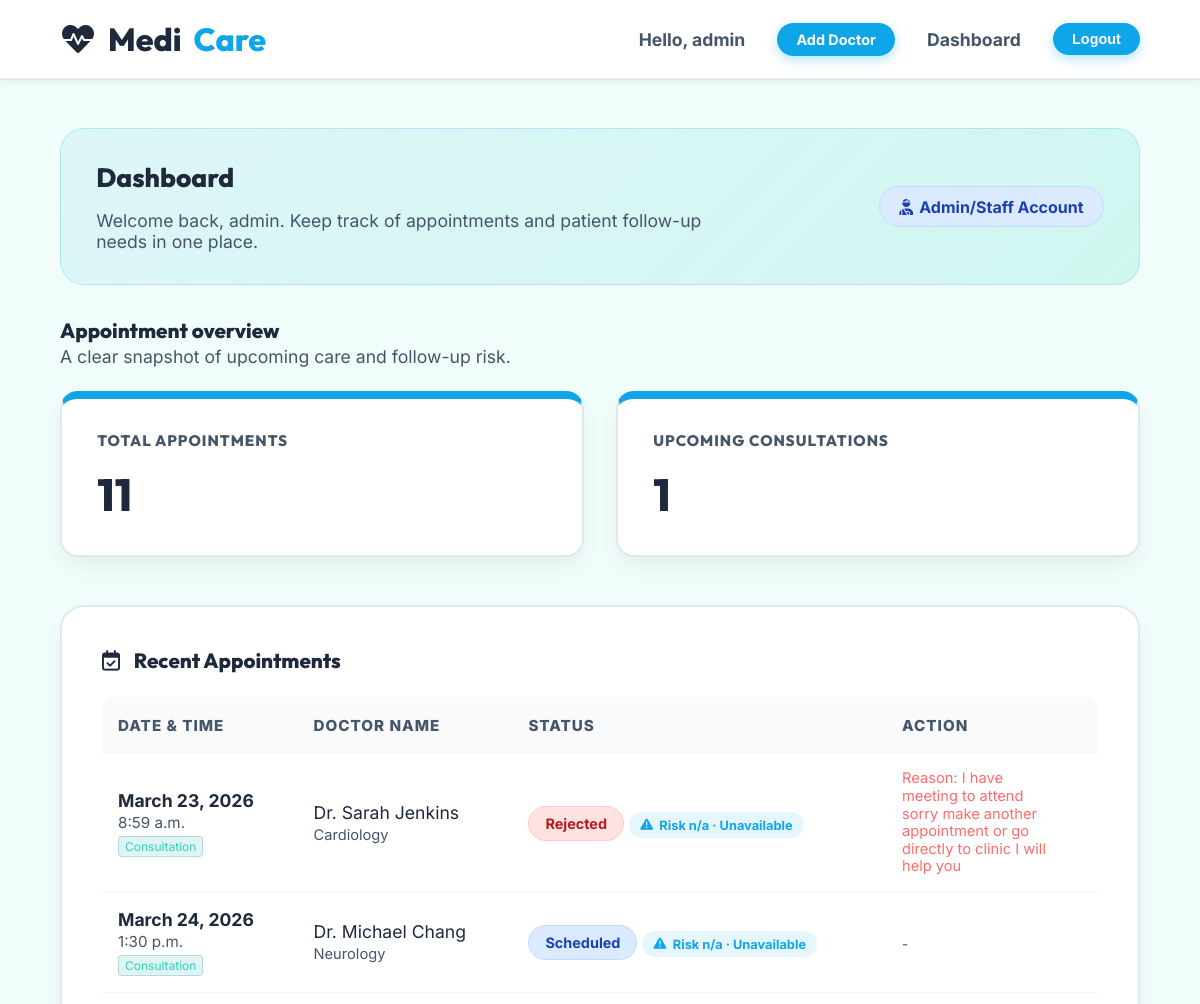
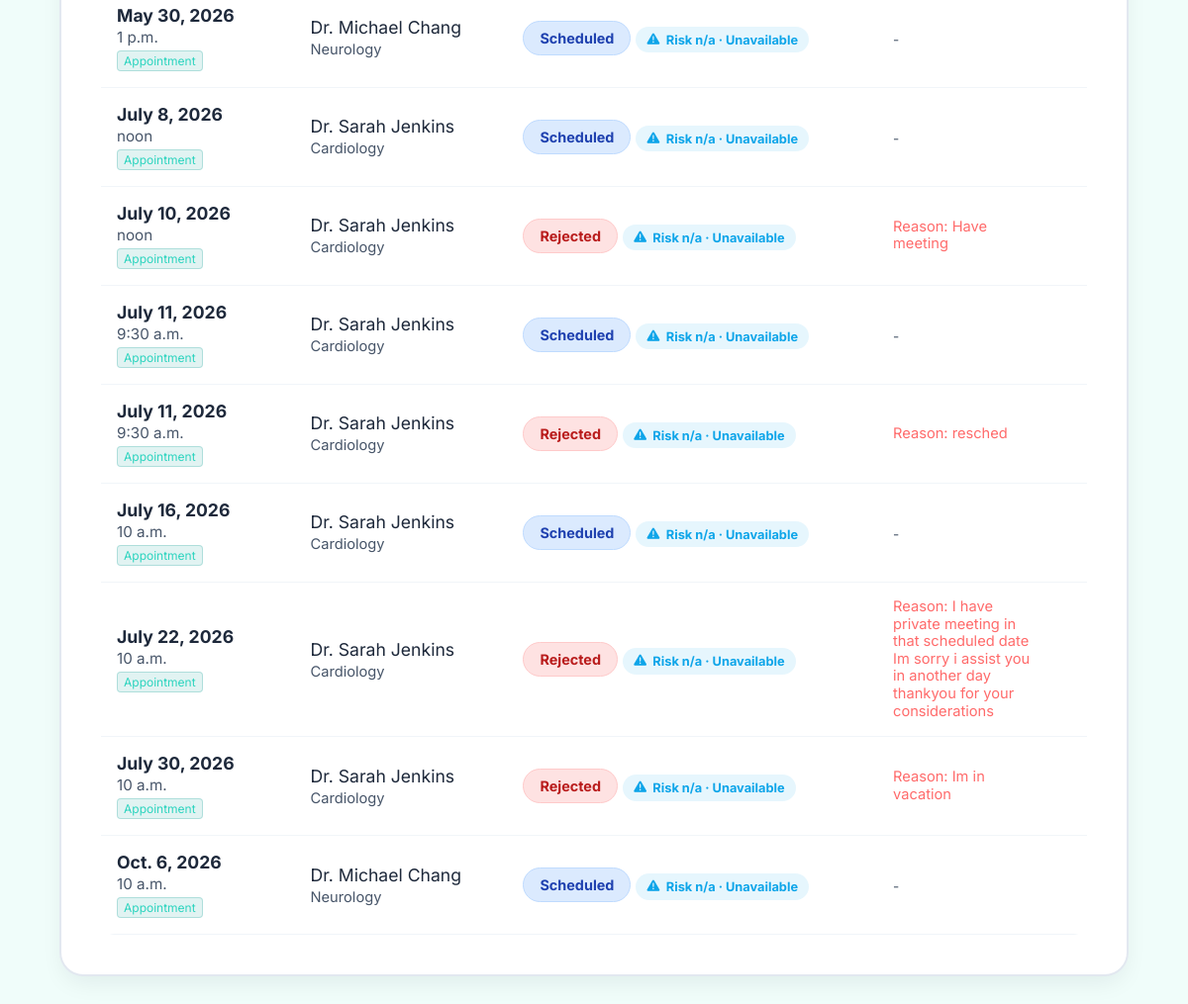
/ (signed in), run on the app's committed database (2 pictures, top to bottom).
### core/models.py (models this page shows, shortened)
class User(AbstractUser):
    is_patient = models.BooleanField(default=False)
    is_doctor = models.BooleanField(default=False)

class Appointment(models.Model):
    STATUS_CHOICES = [
        ('Pending', 'Pending'),
        ('Scheduled', 'Scheduled'),
        ('Completed', 'Completed'),
        ('Cancelled', 'Cancelled'),
        ('Rejected', 'Rejected')
    ]
    TYPE_CHOICES = [
        ('Consultation', 'Consultation'),
        ('Appointment', 'Appointment')
    ]
    doctor = models.ForeignKey(DoctorProfile, on_delete=models.CASCADE, related_name='appointments')
    patient = models.ForeignKey(PatientProfile, on_delete=models.CASCADE, related_name='appointments')
    appointment_type = models.CharField(max_length=20, choices=TYPE_CHOICES, default='Consultation')
    date = models.DateField()
    time = models.TimeField()
    status = models.CharField(max_length=20, choices=STATUS_CHOICES, default='Pending')
    notes = models.TextField(blank=True)
    rejection_reason = models.TextField(blank=True)

class DoctorProfile(models.Model):
    user = models.OneToOneField(User, on_delete=models.CASCADE, related_name='doctor_profile')
    specialty = models.CharField(max_length=100)
    contact_number = models.CharField(max_length=20, blank=True)

### core/views.py (the view)
# urls.py: path('', views.dashboard_view, name='home'),
@login_required
def dashboard_view(request):
    user = request.user
    appointments = []
    if user.is_doctor:
        appointments = user.doctor_profile.appointments.all().order_by('date', 'time')
    elif user.is_patient:
        appointments = user.patient_profile.appointments.all().order_by('date', 'time')
    else:
        appointments = Appointment.objects.all().order_by('date', 'time')
    appointment_risk_data = []
    for appointment in appointments:
        patient = appointment.patient
        patient_user = patient.user
        try:
            birth_year = patient.date_of_birth.year if patient.date_of_birth else patient_user.date_joined.year
            age = max(0, date.today().year - birth_year)
            risk_probability = predict_no_show_risk(
                age=age,
                gender=patient.gender,
                neighbourhood=patient.neighbourhood,
                scholarship=patient.scholarship,
                hypertension=patient.hypertension,
                diabetes=patient.diabetes,
                alcoholism=patient.alcoholism,
                handicap=patient.handicap,
                sms_received=patient.sms_received,
                appointment_date=appointment.date,
            )
            appointment_risk_data.append({
                'appointment': appointment,
                'risk_probability': round(risk_probability, 3),
                'risk_level': get_risk_level(risk_probability),
            })
        except Exception:
            appointment_risk_data.append({
                'appointment': appointment,
                'risk_probability': None,
                'risk_level': 'Unavailable',
            })
    context = {
        'appointments': appointments,
        'total_appointments': appointments.count(),
        'upcoming_appointments': appointments.filter(appointment_type='Consultation', status__in=['Pending', 'Scheduled']).count(),
        'appointment_risk_data': appointment_risk_data,
    }
    return render(request, 'core/dashboard.html', context)

### core/ml.py (called while the page is built)
def _load_model() -> dict[str, Any]:
    if not MODEL_PATH.exists():
        raise FileNotFoundError(
            "The trained appointment model was not found. Run python train_appointment_model.py first."
        )
    with open(MODEL_PATH, "rb") as handle:
        payload = pickle.load(handle)
    if isinstance(payload, dict) and "model" in payload and "columns" in payload:
        return payload
    raise ValueError("The saved model file is not in the expected format.")

def predict_no_show_risk(
    age: int,
    gender: str,
    neighbourhood: str,
    scholarship: bool,
    hypertension: bool,
    diabetes: bool,
    alcoholism: bool,
    handicap: int,
    sms_received: bool,
    appointment_date: date,
) -> float:
    return predict_no_show_risk_from_profile(
        age=age,
        gender=gender,
        neighbourhood=neighbourhood,
        scholarship=scholarship,
        hypertension=hypertension,
        diabetes=diabetes,
        alcoholism=alcoholism,
        handicap=handicap,
        sms_received=sms_received,
        appointment_date=appointment_date,
    )

### templates/core/dashboard.html (shortened to what this page needs)
{% extends 'base.html' %}
{% block content %}
<div class="dashboard-container fade-in">
    <div class="dashboard-hero">
        <div>
            <h2>Dashboard</h2>
            <p style="color: var(--text-secondary); margin: 0; max-width: 650px;">
                Welcome back, {% if user.is_doctor %}Dr. {% endif %}{{ user.first_name|default:user.username }}. Keep track of appointments and patient follow-up needs in one place.
            </p>
        </div>
        <div style="display: flex; gap: 1rem; align-items: center; flex-wrap: wrap;">
            <span class="badge badge-scheduled" style="font-size: 1rem; padding: 0.6rem 1.2rem;">
                <i class="fa-solid fa-user-{% if user.is_doctor %}md{% else %}injured{% endif %}"></i>
                {% if user.is_doctor %}Doctor Account{% elif user.is_patient %}Patient Account{% else %}Admin/Staff Account{% endif %}
            </span>
        </div>
    </div>
    <div class="dashboard-header">
        <div>
            <h3 style="margin-bottom: 0.2rem;">Appointment overview</h3>
            <p style="color: var(--text-secondary); margin: 0;">A clear snapshot of upcoming care and follow-up risk.</p>
        </div>
    </div>
    <div class="dashboard-stats fade-in">
        <div class="glass-panel stat-card">
            <h3>{% if user.is_doctor %}Total Patients{% else %}Total Appointments{% endif %}</h3>
            <div class="stat-value">{{ total_appointments|default:"0" }}</div>
        </div>
        <div class="glass-panel stat-card">
            <h3>Upcoming Consultations</h3>
            <div class="stat-value">{{ upcoming_appointments|default:"0" }}</div>
        </div>
    </div>
    <div class="glass-panel fade-in">
        <h3 style="margin-bottom: 1.5rem;"><i class="fa-regular fa-calendar-check" style="margin-right: 10px;"></i> Recent Appointments</h3>
        {% if appointments %}
        <div class="data-table-container">
            <table class="data-table">
                <thead>
                    <tr>
                        <th>Date & Time</th>
                        {% if user.is_doctor %}
                        <th>Patient Name</th>
                        {% else %}
                        <th>Doctor Name</th>
                        {% endif %}
                        <th>Status</th>
                        <th>Action</th>
                    </tr>
                </thead>
                <tbody>
                    {% for appt in appointments %}
                    <tr>
                        <td>
                            <div style="font-weight: 700; color: var(--text-primary); font-size: 1.1rem;">{{ appt.date }}</div>
                            <div style="font-size: 0.95rem; color: var(--text-secondary); margin-top: 2px;">{{ appt.time }}</div>
                            <div style="font-size: 0.75rem; margin-top: 4px; padding: 2px 6px; background: rgba(58, 175, 169, 0.15); border: 1px solid rgba(58, 175, 169, 0.3); border-radius: 4px; display: inline-block; color: var(--accent-color);">{{ appt.appointment_type }}</div>
                        </td>
                        {% if user.is_doctor %}
                        <td>{{ appt.patient.user.first_name }} {{ appt.patient.user.last_name }}</td>
                        {% else %}
                        <td>Dr. {{ appt.doctor.user.first_name }} {{ appt.doctor.user.last_name }}<br><small style="color: var(--text-secondary);">{{ appt.doctor.specialty }}</small></td>
                        {% endif %}
                        <td>
                            <span class="badge badge-{{ appt.status|lower }}">{{ appt.status }}</span>
                            {% for item in appointment_risk_data %}
                                {% if item.appointment.id == appt.id %}
                                    <div class="risk-chip">
                                        <i class="fa-solid fa-triangle-exclamation"></i>
                                        Risk {{ item.risk_probability|default:"n/a" }} · {{ item.risk_level }}
                                    </div>
                                {% endif %}
                            {% endfor %}
                        </td>
                        <td>
                            {% if user.is_doctor and appt.status == 'Pending' %}
                            <div style="display: flex; gap: 5px;">
                                <a href="{% url 'update_appointment' appt.id 'accept' %}" class="btn-primary" style="padding: 0.4rem 0.8rem; font-size: 0.8rem; background: rgba(58, 175, 169, 0.2); border: 1px solid var(--accent-color); color: var(--accent-hover) !important;">Accept</a>
                                <a href="{% url 'update_appointment' appt.id 'reject' %}" class="btn-primary" style="padding: 0.4rem 0.8rem; font-size: 0.8rem; background: rgba(220, 53, 69, 0.2); border: 1px solid #ff6b6b; color: #ff6b6b !important;">Reject</a>
                            </div>
                            {% else %}
                                {% if appt.status == 'Rejected' %}
                                    <small style="color: #ff6b6b; display: block; max-width: 150px; line-height: 1.2;">Reason: {{ appt.rejection_reason }}</small>
                                {% else %}
                                    <span style="color: var(--text-secondary); font-size: 0.85rem;">-</span>
                                {% endif %}
                            {% endif %}
                        </td>
                    </tr>
                    {% endfor %}
                </tbody>
            </table>
        </div>
        {% else %}
        <div style="text-align: center; padding: 3rem 0; color: var(--text-secondary);">
            <i class="fa-regular fa-calendar-xmark" style="font-size: 3rem; margin-bottom: 1rem; opacity: 0.5;"></i>
            <p>No appointments found.</p>
        </div>
        {% endif %}
    </div>
</div>
{% endblock %}

### templates/base.html (shortened to what this page needs)
{% load static %}
<!DOCTYPE html>
<html lang="en">
<head>
    <link rel="stylesheet" href="{% static 'css/style.css' %}">
    <link href="https://cdnjs.cloudflare.com/ajax/libs/font-awesome/6.0.0/css/all.min.css" rel="stylesheet">
</head>
<body>
    <nav class="navbar fade-in">
        <a href="{% url 'dashboard' %}" class="navbar-brand">
            <i class="fa-solid fa-heart-pulse"></i>
            Medi<span>Care</span>
        </a>
        <div class="nav-links">
            {% if user.is_authenticated %}
                <span class="nav-item">Hello, {{ user.first_name|default:user.username }}</span>
                {% if user.is_staff or user.is_superuser %}
                    <a href="{% url 'add_doctor' %}" class="btn-primary" style="padding: 0.5rem 1.2rem; font-size: 0.9rem;">Add Doctor</a>
                {% endif %}
                <a href="{% url 'dashboard' %}" class="nav-item">Dashboard</a>
                <form action="{% url 'logout' %}" method="post" style="display:inline;">
                    <button type="submit" class="btn-primary" style="padding: 0.5rem 1.2rem; font-size: 0.9rem;">Logout</button>
                </form>
            {% else %}
                <a href="{% url 'login' %}" class="nav-item">Login</a>
                <a href="{% url 'register' %}" class="btn-primary">Register Patient</a>
            {% endif %}
        </div>
    </nav>
    {% block content %}
    {% endblock %}
</body>
</html>

### static/css/style.css (style rules this page uses)
:root { --bg-color: #f0fdfa; --primary-color: #0ea5e9; --primary-hover: #0284c7; --accent-color: #2dd4bf; --accent-hover: #14b8a6; --text-primary: #1e293b; --text-secondary: #475569; --stat-blue: #3b82f6; --stat-green: #22c55e; --stat-orange: #f97316; --stat-red: #ef4444; --card-bg: #ffffff; --card-border: #e2e8f0; --card-shadow: 0 10px 25px -5px rgba(15, 23, 42, 0.08); --font-heading: 'Outfit', sans-serif; --font-body: 'Inter', sans-serif; --transition-smooth: all 0.25s cubic-bezier(0.4, 0, 0.2, 1); }
* { margin: 0; padding: 0; box-sizing: border-box; }
body { font-family: var(--font-body); background: var(--bg-color); color: var(--text-primary); min-height: 100vh; display: flex; flex-direction: column; overflow-x: hidden; font-size: 1.1rem; }
h1, h2, h3, h4, h5, h6 { font-family: var(--font-heading); font-weight: 800; color: var(--text-primary); margin-bottom: 1rem; }
a { color: var(--primary-color); text-decoration: none; font-weight: 600; transition: var(--transition-smooth); }
.fade-in { animation: popIn 0.5s cubic-bezier(0.34, 1.56, 0.64, 1) forwards; }
.glass-panel, .auth-card { background: var(--card-bg); border: 2px solid var(--card-border); box-shadow: var(--card-shadow); border-radius: 24px; padding: 2.5rem; }
.navbar { display: flex; justify-content: space-between; align-items: center; padding: 1.2rem 5%; background: #ffffff; border-bottom: 2px solid var(--card-border); position: sticky; top: 0; z-index: 100; box-shadow: 0 4px 6px -1px rgba(0, 0, 0, 0.05); }
.navbar-brand { font-family: var(--font-heading); font-size: 2rem; font-weight: 800; color: var(--text-primary); display: flex; align-items: center; gap: 12px; }
.navbar-brand span { color: var(--primary-color); }
.nav-links { display: flex; gap: 2rem; align-items: center; }
.nav-item { font-weight: 700; color: var(--text-secondary); font-size: 1.1rem; }
.btn-primary { background: var(--primary-color); color: #ffffff !important; padding: 1rem 2rem; border-radius: 50px; border: none; font-weight: 700; font-size: 1.1rem; cursor: pointer; transition: var(--transition-smooth); display: inline-block; text-align: center; box-shadow: 0 4px 12px rgba(14, 165, 233, 0.3); }
.dashboard-container { padding: 3rem 5%; flex: 1; }
.dashboard-hero { background: linear-gradient(135deg, rgba(14,165,233,0.08), rgba(45,212,191,0.16)); border: 1px solid rgba(14,165,233,0.18); border-radius: 24px; padding: 2rem 2.2rem; margin-bottom: 2rem; display: flex; justify-content: space-between; align-items: center; gap: 1rem; }
.dashboard-header { display: flex; justify-content: space-between; align-items: center; margin-bottom: 1.5rem; }
.dashboard-stats { display: grid; grid-template-columns: repeat(auto-fit, minmax(280px, 1fr)); gap: 2rem; margin-bottom: 3rem; }
.stat-card { text-align: left; border-top: 8px solid var(--primary-color); border-radius: 18px; padding: 2rem 2.2rem; min-height: 120px; }
.stat-card h3 { font-size: 0.95rem; color: var(--text-secondary); font-weight: 800; text-transform: uppercase; letter-spacing: 1px; }
.stat-card .stat-value { font-size: 2.8rem; font-weight: 800; color: var(--text-primary); font-family: var(--font-heading); margin-top: 0.6rem; }
.data-table-container { overflow-x: auto; border-radius: 14px; border: none; }
.data-table { width: 100%; border-collapse: collapse; }
.data-table th { text-align: left; padding: 1.2rem 1rem; background: #f8fafc; color: var(--text-secondary); font-weight: 800; text-transform: uppercase; font-size: 0.95rem; letter-spacing: 1px; border-bottom: none; }
.data-table td { padding: 1rem 1rem; background: transparent; border-bottom: 1px solid #f1f5f9; vertical-align: middle; }
.badge { padding: 0.5rem 1rem; border-radius: 50px; font-size: 0.9rem; font-weight: 700; display: inline-flex; align-items: center; gap: 6px; }
.risk-chip { display: inline-flex; align-items: center; gap: 0.4rem; padding: 0.35rem 0.7rem; border-radius: 999px; background: rgba(14,165,233,0.1); color: var(--primary-color); font-size: 0.8rem; font-weight: 700; margin-top: 0.4rem; }
.badge-scheduled { background: #dbeafe; color: #1e40af; border: 1px solid #bfdbfe; }
.badge-rejected { background: #fee2e2; color: #b91c1c; border: 1px solid #fecaca; }

### data on the page
User: first_name "admin"
Appointment: date "March 23, 2026", time "8:59 a.m.", appointment_type "Consultation", doctor.user.first_name "Sarah", doctor.user.last_name "Jenkins", doctor.specialty "Cardiology", status "Rejected", risk_probability "n/a", risk_level "Unavailable", rejection_reason "I have meeting to attend sorry make another appointment or go directly to clinic I will help you"
Appointment: date "March 24, 2026", time "1:30 p.m.", appointment_type "Consultation", doctor.user.first_name "Michael", doctor.user.last_name "Chang", doctor.specialty "Neurology", status "Scheduled", risk_probability "n/a", risk_level "Unavailable"
Appointment: date "May 30, 2026", time "1 p.m.", appointment_type "Appointment", doctor.user.first_name "Michael", doctor.user.last_name "Chang", doctor.specialty "Neurology", status "Scheduled", risk_probability "n/a", risk_level "Unavailable"
Appointment: date "July 8, 2026", time "noon", appointment_type "Appointment", doctor.user.first_name "Sarah", doctor.user.last_name "Jenkins", doctor.specialty "Cardiology", status "Scheduled", risk_probability "n/a", risk_level "Unavailable"
Appointment: date "July 10, 2026", time "noon", appointment_type "Appointment", doctor.user.first_name "Sarah", doctor.user.last_name "Jenkins", doctor.specialty "Cardiology", status "Rejected", risk_probability "n/a", risk_level "Unavailable", rejection_reason "Have meeting"
Appointment: date "July 11, 2026", time "9:30 a.m.", appointment_type "Appointment", doctor.user.first_name "Sarah", doctor.user.last_name "Jenkins", doctor.specialty "Cardiology", status "Scheduled", risk_probability "n/a", risk_level "Unavailable"
Appointment: date "July 11, 2026", time "9:30 a.m.", appointment_type "Appointment", doctor.user.first_name "Sarah", doctor.user.last_name "Jenkins", doctor.specialty "Cardiology", status "Rejected", risk_probability "n/a", risk_level "Unavailable", rejection_reason "resched"
Appointment: date "July 16, 2026", time "10 a.m.", appointment_type "Appointment", doctor.user.first_name "Sarah", doctor.user.last_name "Jenkins", doctor.specialty "Cardiology", status "Scheduled", risk_probability "n/a", risk_level "Unavailable"
Appointment: date "July 22, 2026", time "10 a.m.", appointment_type "Appointment", doctor.user.first_name "Sarah", doctor.user.last_name "Jenkins", doctor.specialty "Cardiology", status "Rejected", risk_probability "n/a", risk_level "Unavailable", rejection_reason "I have private meeting in that scheduled date Im sorry i assist you in another day thankyou for your considerations"
Appointment: date "July 30, 2026", time "10 a.m.", appointment_type "Appointment", doctor.user.first_name "Sarah", doctor.user.last_name "Jenkins", doctor.specialty "Cardiology", status "Rejected", risk_probability "n/a", risk_level "Unavailable", rejection_reason "Im in vacation"
Appointment: date "Oct. 6, 2026", time "10 a.m.", appointment_type "Appointment", doctor.user.first_name "Michael", doctor.user.last_name "Chang", doctor.specialty "Neurology", status "Scheduled", risk_probability "n/a", risk_level "Unavailable"

### other printed values
{{ total_appointments|default:"0" }} "11"
{{ upcoming_appointments|default:"0" }} "1"
